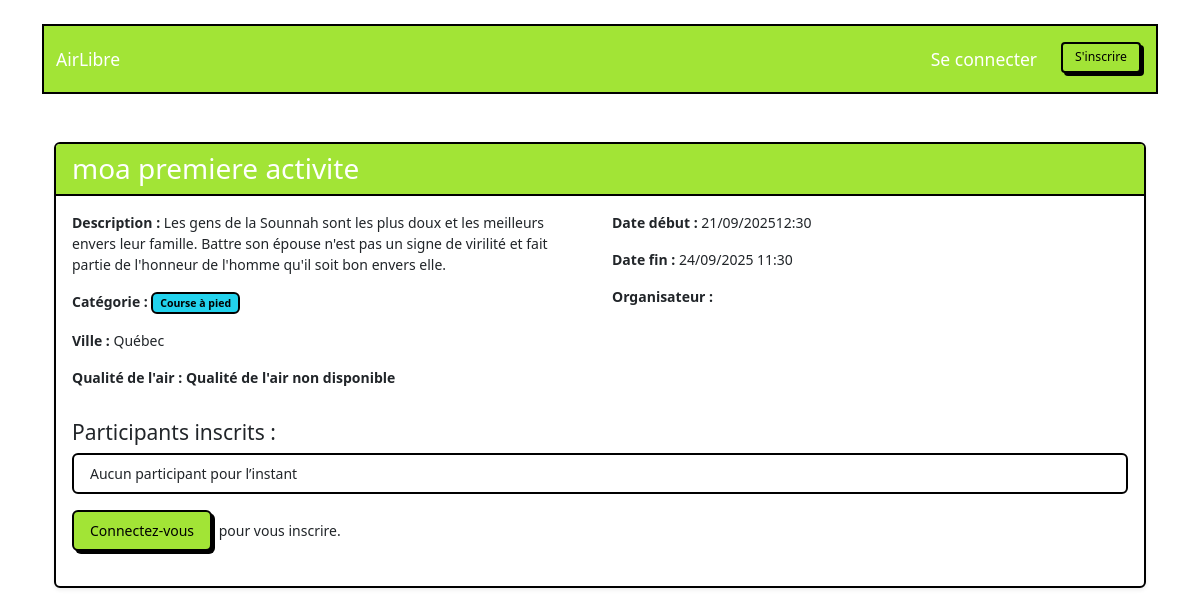
Before: /activities/activity/6/ with the older database file.
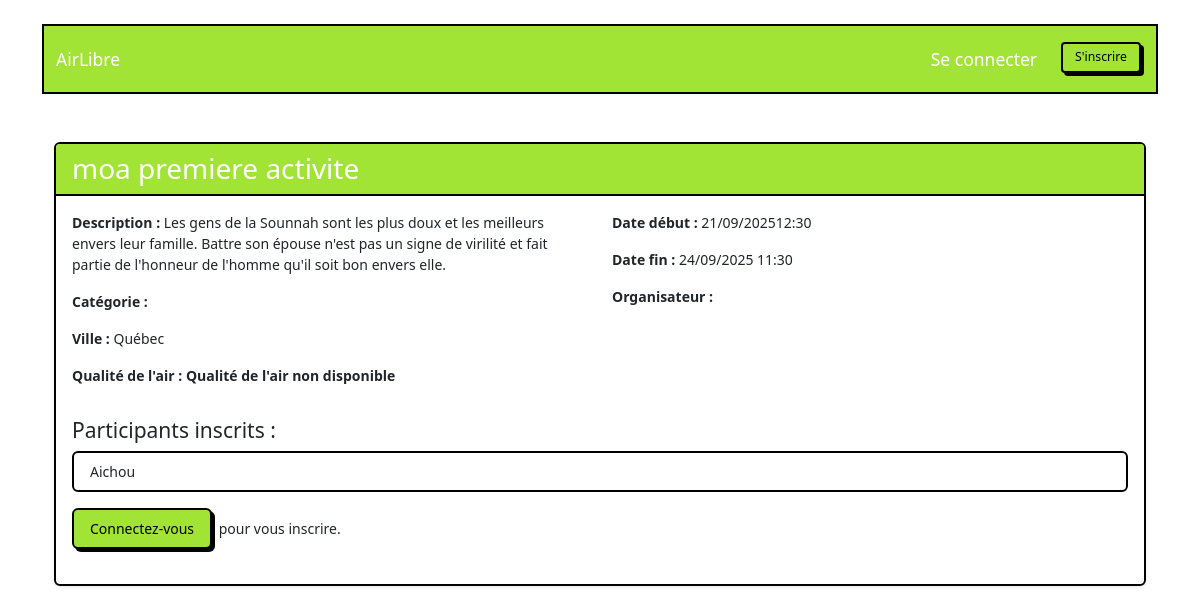
After: the same page with the newer database file.
### activities/models.py (models this page shows, shortened)
class Activity(models.Model):
    title = models.CharField(verbose_name="Titre",
                             validators=[MinLengthValidator(5), MaxLengthValidator(200)])
    description = models.CharField(verbose_name="Description",
                                   validators=[MinLengthValidator(10)],max_length=500)
    location_city = models.CharField(verbose_name="Ville",
                                     validators=[MinLengthValidator(2), MaxLengthValidator(100)])
    start_time = models.DateTimeField(verbose_name="Date et heure de début",
                                      validators=[validate_start])
    end_time = models.DateTimeField(verbose_name="Date et heure de fin")
    proposer = models.ForeignKey(User, verbose_name="Organisateur",
                                 related_name='proposed_activities', on_delete=models.CASCADE)
    attendees = models.ManyToManyField(User, verbose_name="Participants",
                                       related_name='attended_activities')
    category = models.ForeignKey(Category, verbose_name="Catégorie",
                                 related_name='activities',
                                 on_delete=models.SET_NULL,null=True,blank=True)
    created_at = models.DateTimeField(auto_now_add=True)
    updated_at = models.DateTimeField(auto_now=True)
    class Meta:
        verbose_name="Activité"
        verbose_name_plural = "Activités"
        ordering = ["-created_at"]

class Category(models.Model):
    name = models.CharField(verbose_name="Nom de la catégorie", max_length=100, unique=True)
    created_at = models.DateTimeField(auto_now_add=True)
    updated_at = models.DateTimeField(auto_now=True)
    class Meta:
        verbose_name="Catégorie"
        verbose_name_plural = "Catégories"
        ordering = ["-created_at"]

class User(AbstractUser):
    avatar = models.ImageField(upload_to='avatars/', null=True, blank=True)
    bio = models.TextField(max_length=500, null=True, blank=True)
    ADMIN = 1
    PARTICIPANT = 2
    ORGANISATEUR = 3
    ROLES_UTILISATEURS = [
        (ADMIN, 'Admin'),
        (PARTICIPANT, 'Participant'),
        (ORGANISATEUR, 'Organisateur'),
    ]
    role = models.PositiveSmallIntegerField(
        choices=ROLES_UTILISATEURS,
        blank=True,
        null=True,
        verbose_name="Rôle",
    )
    class Meta:
        verbose_name = "Utilisateur"
        verbose_name_plural = "Utilisateurs"
        default_related_name = 'users_%(class)s_set'
        ordering = ["username"]

### activities/views.py (the view, shortened to what this page needs)
# urls.py: path("activity/<int:pk>/", views.activity_detail, name="activity_detail"),
def activity_detail(request, pk):
    activity = get_object_or_404(Activity, pk=pk)
    air_quality = get_air_quality(activity.location_city)
    est_inscrit = activity.attendees.filter(id=request.user.id).exists()
    context = {
        "activity": activity,
        "air_quality": air_quality,
        "est_inscrit": est_inscrit,
    }
    return render(request, "activities/detail-activite.html", context)

### activities/views.py (called while the page is built)
def get_air_quality(city: str):
    token = settings.AQICN_TOKEN
    api_url = f"https://api.waqi.info/feed/{city}/?token={token}"
    try:
        response = requests.get(api_url, timeout=5)
        if response.status_code == 200:
            data = response.json()
            if data.get("status") == "ok":
                air_quality = data["data"]["aqi"]
                return air_quality if air_quality is not None else "Non disponible"
            else:
                return "Ville introuvable"
        return "Erreur API"
    except requests.RequestException:
        return "Qualité de l'air non disponible"

### activities/templates/activities/detail-activite.html (shortened to what this page needs)
{% extends "activities/layout.html" %} {% block content %}
<div class="container mt-5">
  <div class="card shadow-sm">
    <div class="card-header bg-primary text-white">
      <h2 class="mb-0">{{ activity.title }}</h2>
    </div>
    <div class="card-body">
      <div class="row mb-3">
        <div class="col-md-6">
          <p><strong>Description :</strong> {{ activity.description }}</p>
          <p>
            <strong>Catégorie :</strong>
            <span class="badge bg-info text-dark"
              >{{ activity.category.name }}</span
            >
          </p>
          <p><strong>Ville :</strong> {{ activity.location_city }}</p>
          <p>
            <strong>Qualité de l'air :</strong>
            <span class="fw-bold">
              <span>{{ air_quality }}</span>
            </span>
          </p>
        </div>
        <div class="col-md-6">
          <p>
            <strong>Date début :</strong>
            {{activity.start_time|date:"d/m/YH:i"}}
          </p>
          <p>
            <strong>Date fin :</strong> {{ activity.end_time|date:"d/m/Y H:i" }}
          </p>
          <p>
            <strong>Organisateur :</strong>
          </p>
        </div>
      </div>
      <h4>Participants inscrits :</h4>
      <ul class="list-group mb-3">
        {% for participant in activity.attendees.all %}
        <li class="list-group-item">
          {% if user.is_authenticated and user == participant %} Moi {% else %}
          {{ participant.username }} {% endif %}
        </li>
        {% empty %}
        <li class="list-group-item">Aucun participant pour l’instant</li>
        {% endfor %}
      </ul>
      {% if user.is_authenticated %}
      <form method="post" class="d-flex gap-2">
        {% csrf_token %} {% if est_inscrit %}
        <button
          type="submit"
          name="desinscrit"
          class="btn btn-outline-danger flex-fill"
        >
          Se désinscrire
        </button>
        {% else %}
        <button
          type="submit"
          name="inscrit"
          class="btn btn-outline-success flex-fill"
        >
          S'inscrire
        </button>
        {% endif %}
      </form>
      {% else %}
      <p class="mt-3">
        <a href="{% url 'login' %}" class="btn btn-primary">Connectez-vous</a>
        pour vous inscrire.
      </p>
      {% endif %}
    </div>
  </div>
</div>
{% endblock %}

Changed rows visible on the page:
changed Activity "moa premiere activite": category.name "Course à pied" → (not shown)
now on this page (row edited): User: username "Aichou"
Other visible differences:
text no longer shown: "Aucun participant pour l’instant"
